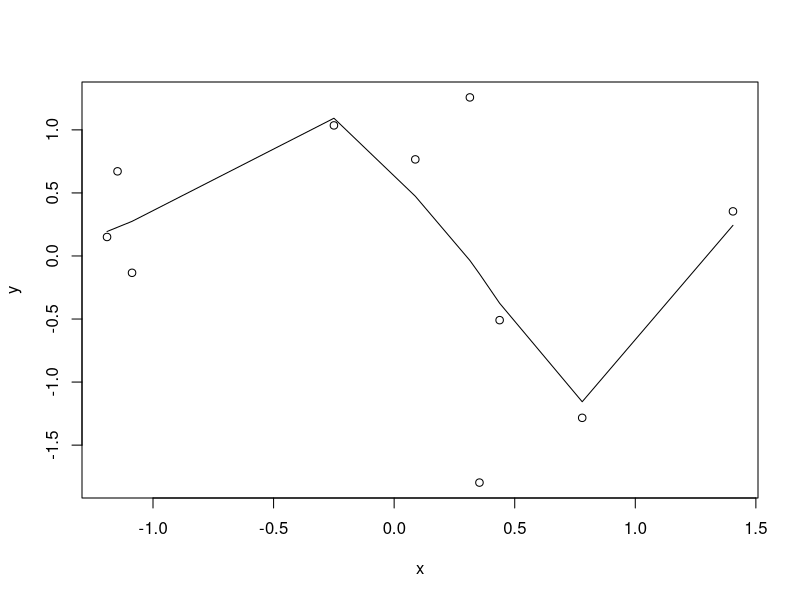
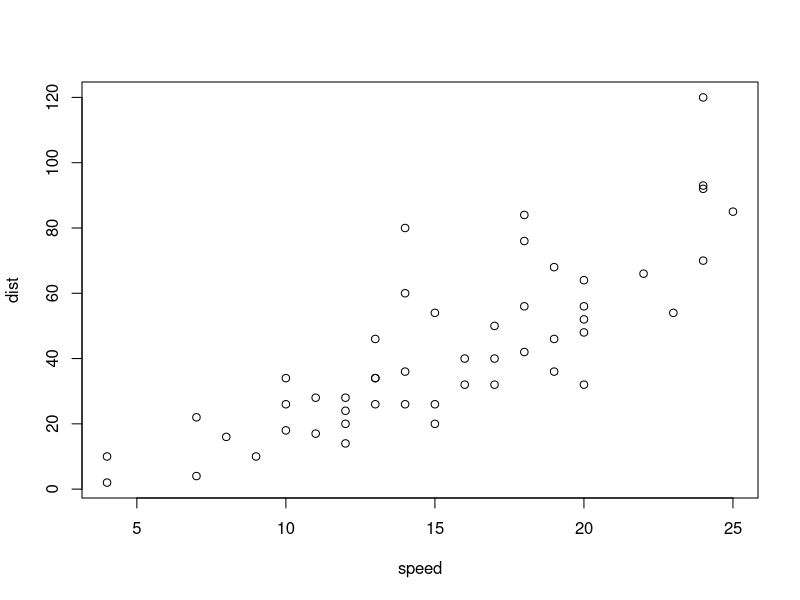

These charts were generated, in order, by the following R code:
## ---- chunk 1
x=rnorm(10)
x
y=rnorm(10)
y
plot(x,y)
lines(lowess(x,y))
## ---- chunk 2
summary(cars)
## ---- chunk 3
plot(cars)
